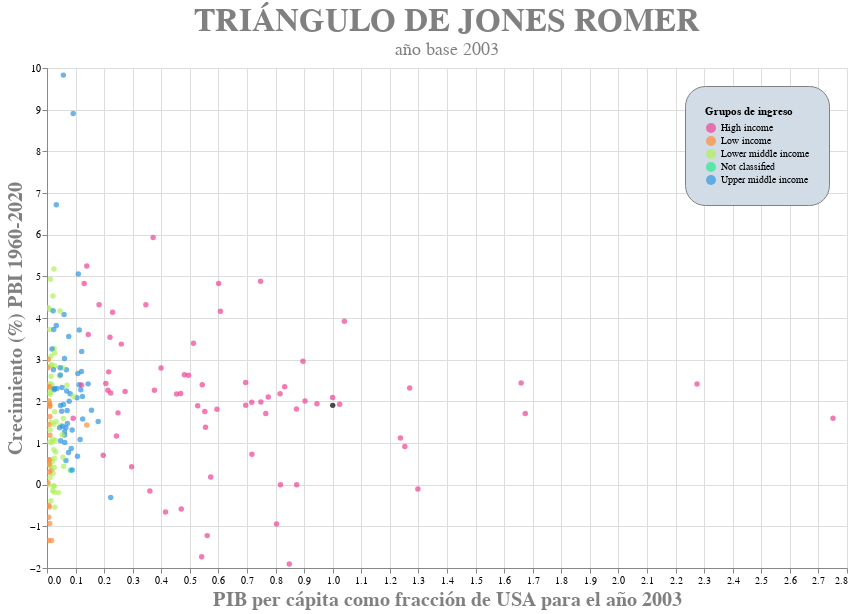

The code cell stored with this chart in its notebook:
### Markdown cell above
### Gráfico final

### Code cell
chart=chart.configure_legend(strokeColor='grey',fillColor='#d1dce6',padding=20,cornerRadius=20,orient='top-right')
chart=chart.configure_axis(titleColor='grey',titleFontSize=20)
chart.configure_title(fontSize=33,font='Courier',anchor='middle',color='grey',orient='top',subtitleColor='grey',
                      subtitleFont='Courier',subtitleFontSize=18,)

### Figure 1 — Vega-Lite specification as saved in the notebook (floating-point values rounded to 4 significant figures; data arrays with more than 128 entries replaced by an {"elided": "..."} marker saying what was removed)
{"config": {"view": {"continuousWidth": 400, "continuousHeight": 300}, "axis": {"titleColor": "grey", "titleFontSize": 20}, "legend": {"cornerRadius": 20, "fillColor": "#d1dce6", "orient": "top-right", "padding": 20, "strokeColor": "grey"}, "title": {"anchor": "middle", "color": "grey", "font": "Courier", "fontSize": 33, "orient": "top", "subtitleColor": "grey", "subtitleFont": "Courier", "subtitleFontSize": 18}}, "data": {"name": "data-70947c53b1fb19b53c7b7e6bb9fe40e7"}, "mark": "circle", "encoding": {"color": {"condition": {"value": "black", "test": "(datum.economy === 'USA')"}, "field": "income_classif", "scale": {"scheme": "rainbow"}, "title": "Grupos de ingreso", "type": "nominal"}, "tooltip": [{"field": "Country", "type": "nominal"}, {"field": "GDPcountry_USA", "type": "quantitative"}, {"field": "Growth_prom", "type": "quantitative"}], "x": {"field": "GDPcountry_USA", "title": "PIB per cápita como fracción de USA para el año 2003", "type": "quantitative"}, "y": {"field": "Growth_prom", "title": "Crecimiento (%) PBI 1960-2020", "type": "quantitative"}}, "height": 500, "selection": {"selector001": {"type": "interval", "bind": "scales", "encodings": ["x", "y"]}}, "title": {"text": ["TRIÁNGULO DE JONES ROMER"], "subtitle": ["año base 2003"]}, "width": 800, "$schema": "https://vega.github.io/schema/vega-lite/v4.17.0.json", "datasets": {"data-70947c53b1fb19b53c7b7e6bb9fe40e7": {"elided": "217 records"}}}
